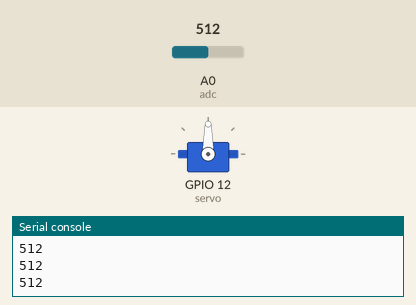
A program run on a simulated ESP8266 board running MicroPython. Shown: servo, the last lines printed to the serial console. The inputs (shaded band) are chosen by the test bench; at power-on: A0 (adc) = 512 (analog values on the 0–1023 scale). Servo angles are drawn from the pulse width (0.5 ms = 0°, 2.5 ms = 180°).

Above: at 1.2 s.
1.3 s: A0 (adc) set to 716
At 2.7 s:
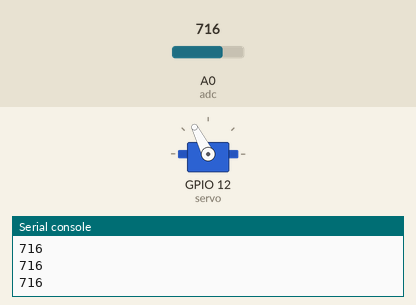
3.1 s: A0 (adc) set to 900
At 3.9 s:
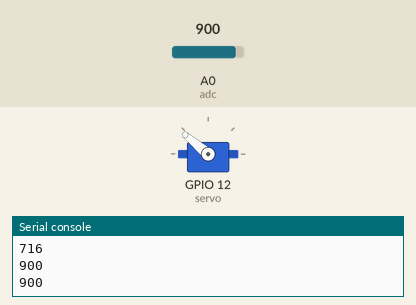
4.7 s: A0 (adc) set to 306
At 5.2 s:
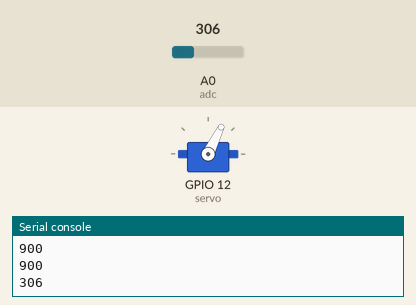
6.3 s: A0 (adc) set to 122
At 7.6 s:
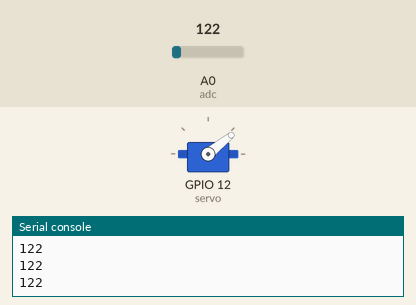
7.9 s: A0 (adc) set to 511
At 8.9 s:
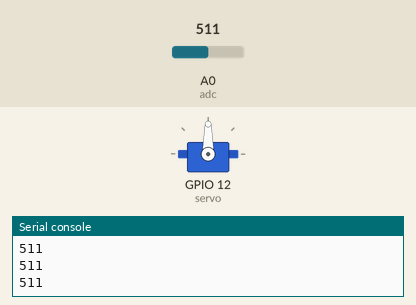
Timing chart, 0 to 10.5 s (numbered marks = the images above; inputs shaded):
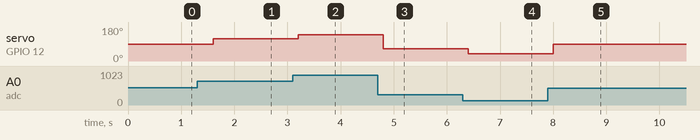

Measured:
- after the input at 1.3 s, servo on GPIO 12 (servo): 90° → 117° after 0.30 s
- after the input at 3.1 s, servo on GPIO 12 (servo): 117° → 140° after 0.10 s
- after the input at 4.7 s, servo on GPIO 12 (servo): 140° → 64° after 0.10 s
- after the input at 6.3 s, servo on GPIO 12 (servo): 64° → 39° after 0.10 s
- after the input at 7.9 s, servo on GPIO 12 (servo): 39° → 90° after 0.10 s

The program:

servo_demo.py
```python
import time
import machine

adc = machine.ADC(0)

servo = machine.PWM(machine.Pin(12), freq=50)

ain_min = 0
ain_max = 1024

duty_min = 40
duty_max = 115

while True:
    val = adc.read()
    print(val)
    d = int((val - ain_min) * (duty_max - duty_min) / (ain_max - ain_min) + duty_min)
    #print(d)
    servo.duty(d)
    time.sleep_ms(400)
```
